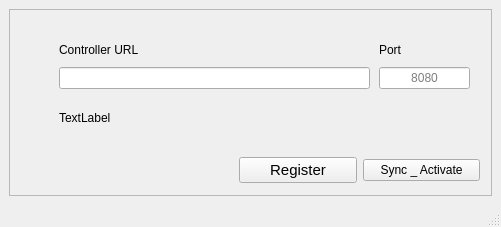
<?xml version="1.0" encoding="UTF-8"?>
<ui version="4.0">
 <class>MainWindow</class>
 <widget class="QMainWindow" name="MainWindow">
  <property name="geometry">
   <rect>
    <x>0</x>
    <y>0</y>
    <width>501</width>
    <height>227</height>
   </rect>
  </property>
  <property name="windowTitle">
   <string>Node Agent Registration</string>
  </property>
  <widget class="QWidget" name="centralwidget">
   <layout class="QGridLayout" name="gridLayout">
    <item row="1" column="0">
     <widget class="QFrame" name="frame">
      <property name="frameShape">
       <enum>QFrame::StyledPanel</enum>
      </property>
      <property name="frameShadow">
       <enum>QFrame::Raised</enum>
      </property>
      <widget class="QLabel" name="label_status_result">
       <property name="geometry">
        <rect>
         <x>50</x>
         <y>100</y>
         <width>371</width>
         <height>17</height>
        </rect>
       </property>
       <property name="sizeIncrement">
        <size>
         <width>0</width>
         <height>0</height>
        </size>
       </property>
       <property name="font">
        <font>
         <pointsize>9</pointsize>
        </font>
       </property>
       <property name="text">
        <string>TextLabel</string>
       </property>
      </widget>
      <widget class="QWidget" name="layoutWidget">
       <property name="geometry">
        <rect>
         <x>50</x>
         <y>30</y>
         <width>311</width>
         <height>50</height>
        </rect>
       </property>
       <layout class="QVBoxLayout" name="verticalLayout">
        <item>
         <widget class="QLabel" name="label_controllerURL">
          <property name="text">
           <string>Controller URL</string>
          </property>
         </widget>
        </item>
        <item>
         <widget class="QLineEdit" name="lineEdit_controllerURL">
          <property name="placeholderText">
           <string/>
          </property>
         </widget>
        </item>
       </layout>
      </widget>
      <widget class="QWidget" name="layoutWidget">
       <property name="geometry">
        <rect>
         <x>370</x>
         <y>30</y>
         <width>91</width>
         <height>50</height>
        </rect>
       </property>
       <layout class="QVBoxLayout" name="verticalLayout_2">
        <item>
         <widget class="QLabel" name="label_controllerURLPort">
          <property name="text">
           <string>Port</string>
          </property>
          <property name="alignment">
           <set>Qt::AlignLeading|Qt::AlignLeft|Qt::AlignVCenter</set>
          </property>
         </widget>
        </item>
        <item>
         <widget class="QLineEdit" name="lineEdit_controllerURLPort">
          <property name="layoutDirection">
           <enum>Qt::LeftToRight</enum>
          </property>
          <property name="alignment">
           <set>Qt::AlignCenter</set>
          </property>
          <property name="placeholderText">
           <string>8080</string>
          </property>
         </widget>
        </item>
       </layout>
      </widget>
      <widget class="QWidget" name="layoutWidget">
       <property name="geometry">
        <rect>
         <x>230</x>
         <y>140</y>
         <width>241</width>
         <height>42</height>
        </rect>
       </property>
       <layout class="QHBoxLayout" name="horizontalLayout">
        <item>
         <widget class="QPushButton" name="pushButton_register">
          <property name="font">
           <font>
            <pointsize>11</pointsize>
           </font>
          </property>
          <property name="text">
           <string>Register</string>
          </property>
         </widget>
        </item>
        <item>
         <widget class="QPushButton" name="pushButton_sync_activate">
          <property name="text">
           <string>Sync _ Activate</string>
          </property>
         </widget>
        </item>
       </layout>
      </widget>
     </widget>
    </item>
   </layout>
  </widget>
  <widget class="QStatusBar" name="statusbar"/>
 </widget>
 <resources/>
 <connections/>
</ui>
